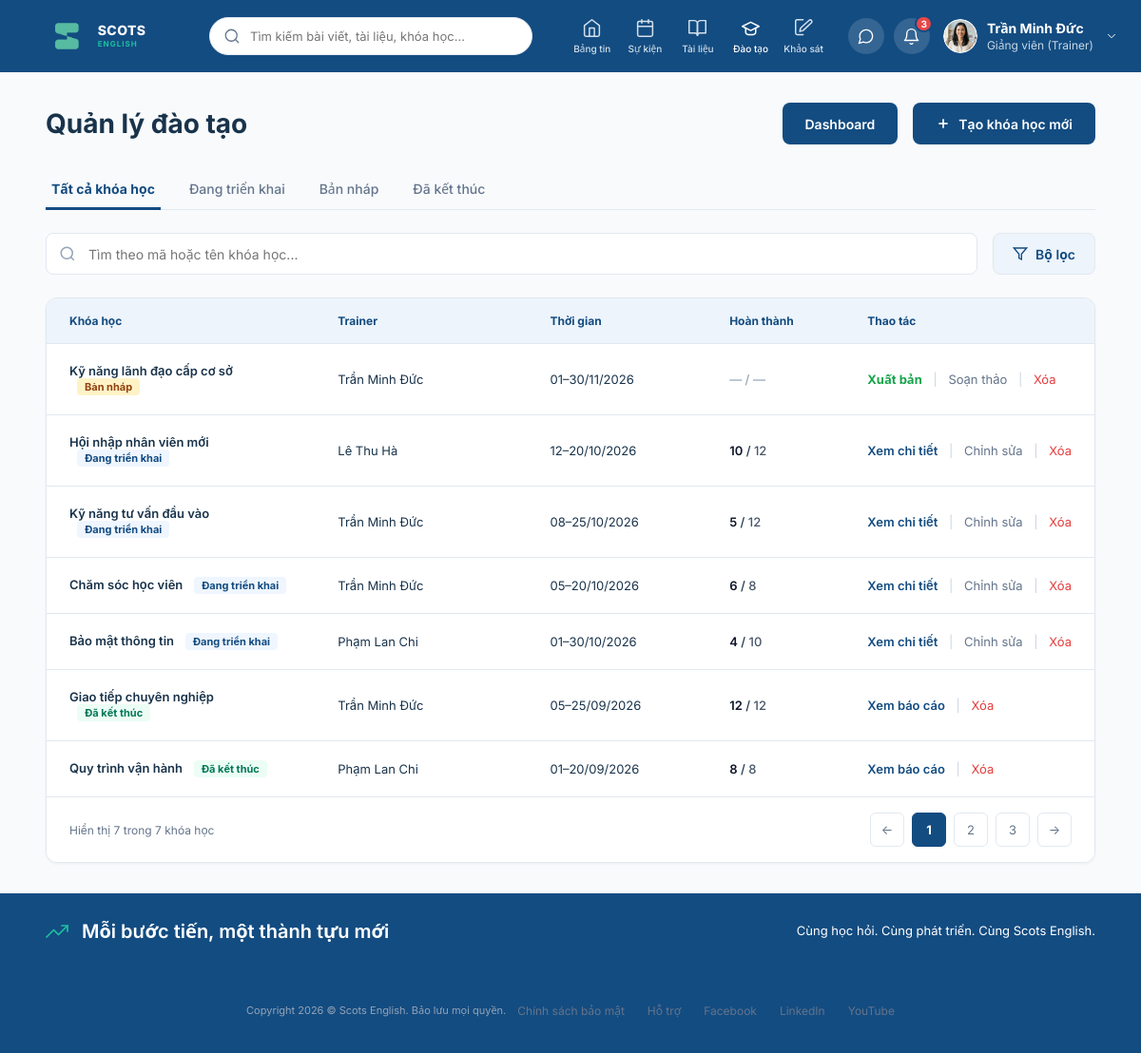
The page /courses/trainer/courses/ (signed in) on the database as committed earlier.
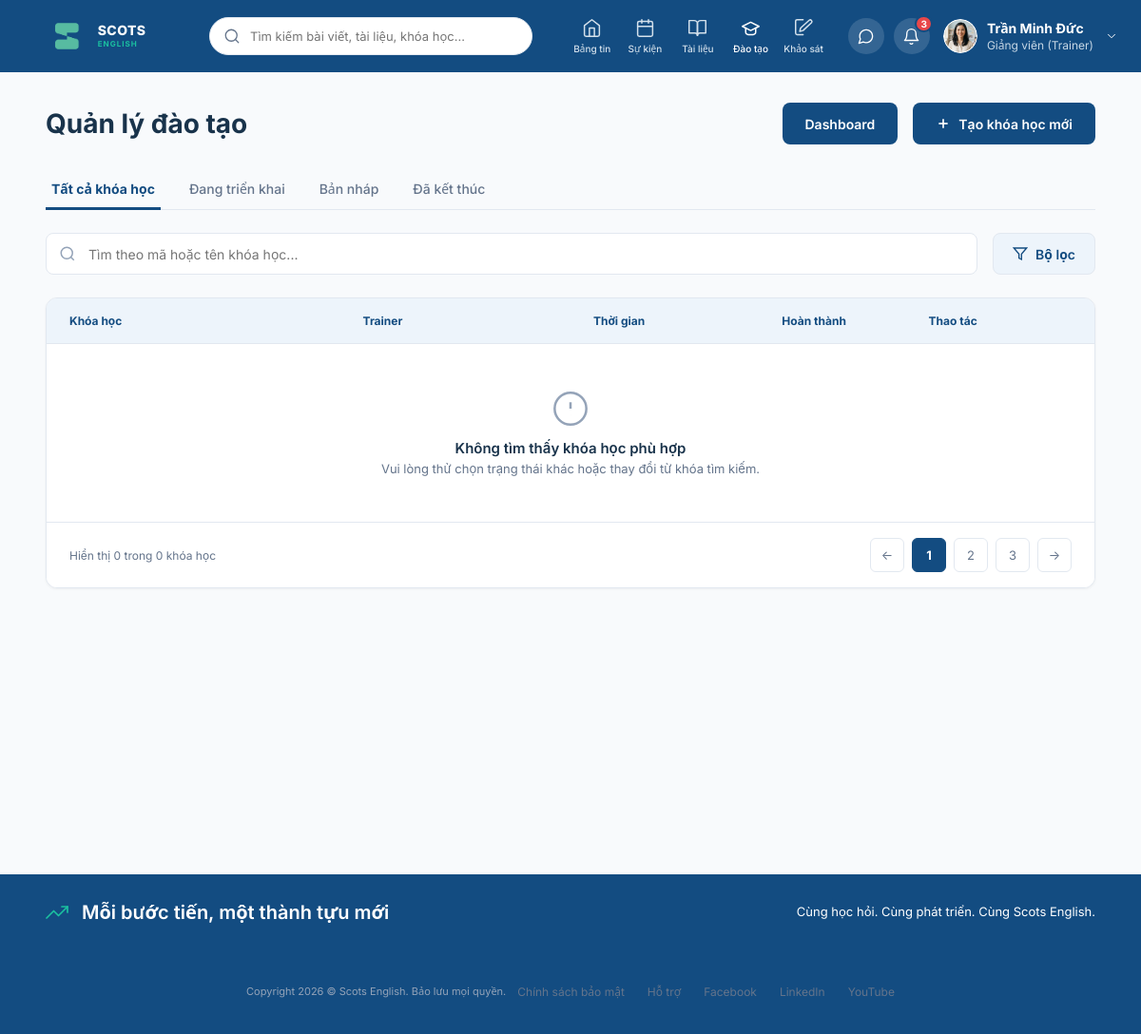
The same page on the database as committed later.
### courses/models.py (models this page shows, shortened)
class Course(models.Model):
    STATUS_CHOICES = [
        ('ongoing', 'Đang triển khai'),
        ('draft', 'Bản nháp'),
        ('completed', 'Đã kết thúc'),
    ]
    creator = models.ForeignKey(
        settings.AUTH_USER_MODEL,
        on_delete=models.CASCADE,
        related_name='created_courses',
        verbose_name='Người tạo (Trainer)'
    )
    code = models.CharField(
        max_length=50,
        unique=True,
        verbose_name='Mã khóa học',
        help_text='Ví dụ: KH-1026, KH-1027'
    )
    title = models.CharField(
        max_length=255,
        verbose_name='Tên / Tiêu đề khóa học'
    )
    description = models.TextField(
        blank=True,
        default='',
        verbose_name='Mô tả khóa học'
    )
    date_start = models.DateField(
        verbose_name='Ngày bắt đầu'
    )
    date_end = models.DateField(
        verbose_name='Ngày kết thúc'
    )
    status = models.CharField(
        max_length=20,
        choices=STATUS_CHOICES,
        default='ongoing',
        verbose_name='Trạng thái'
    )
    created_at = models.DateTimeField(
        auto_now_add=True,
        verbose_name='Ngày tạo'
    )
    updated_at = models.DateTimeField(
        auto_now=True,
        verbose_name='Cập nhật lần cuối'
    )
    class Meta:
        db_table = 'course'
        verbose_name = 'Khóa đào tạo'
        verbose_name_plural = 'Danh sách khóa đào tạo'
        ordering = ['-date_start', '-id']
    @property
    def total_enrolled(self):
        if hasattr(self, 'annotated_total_enrolled'):
            return self.annotated_total_enrolled
        return self.enrollments.count()
    @property
    def total_completed(self):
        if hasattr(self, 'annotated_total_completed'):
            return self.annotated_total_completed
        return self.enrollments.filter(is_completed=True).count()

### courses/views.py (the view, shortened to what this page needs)
# urls.py: path('trainer/courses/', views.trainer_courses, name='trainer_courses'),
def trainer_courses(request):
    if not request.user.is_authenticated:
        return redirect('/login/?next=' + request.path)
    if get_user_role(request.user) != 'trainer':
        return redirect('trainee_courses')
    tab = request.GET.get('tab', 'all')
    search_query = request.GET.get('q', '').strip()
    courses = Course.objects.all().select_related('creator').annotate(
        annotated_total_enrolled=Count('enrollments', distinct=True),
        annotated_total_completed=Count('enrollments', filter=Q(enrollments__is_completed=True), distinct=True)
    ).order_by('-date_start', '-id')
    if tab == 'ongoing':
        courses = courses.filter(status='ongoing')
    elif tab == 'draft':
        courses = courses.filter(status='draft')
    elif tab == 'completed':
        courses = courses.filter(status='completed')
    total_count = Course.objects.count()
    ongoing_count = Course.objects.filter(status='ongoing').count()
    draft_count = Course.objects.filter(status='draft').count()
    completed_count = Course.objects.filter(status='completed').count()
    trainers = User.objects.filter(is_staff=True).order_by('first_name')
    context = {
        'courses': courses,
        'current_tab': tab,
        'search_query': search_query,
        'total_count': total_count,
        'ongoing_count': ongoing_count,
        'draft_count': draft_count,
        'completed_count': completed_count,
        'trainers': trainers,
    }
    return render(request, 'trainer_courses.html', context)

### courses/views.py (called while the page is built)
def get_user_role(user):
    if not user or not user.is_authenticated:
        return None
    if user.is_staff or user.is_superuser:
        return 'trainer'
    if CourseAccess.objects.filter(emp=user, role__in=['trainer', 'assistant', 'manager']).exists():
        return 'trainer'
    if Course.objects.filter(creator=user).exists():
        return 'trainer'
    return 'trainee'

### posts/colleagues.py (called while the page is built)
def is_test_environment():
    return 'test' in sys.argv or getattr(settings, 'TESTING', False)

def get_profiles_file():
    if is_test_environment():
        return TEST_USER_PROFILES_FILE
    return USER_PROFILES_FILE

### posts/context_processors.py (called while the page is built)
def user_profile_context(request):
    if hasattr(request, 'user') and request.user.is_authenticated:
        details = get_profile_details(request.user)
        return {
            'current_user_profile': details,
            'current_user_avatar': details.get('avatar', '/static/img/profile_avatar_144.png')
        }
    return {
        'current_user_profile': {},
        'current_user_avatar': '/static/img/profile_avatar_144.png'
    }

### courses/templates/trainer_courses.html (shortened to what the changed rows need)
{% extends 'base.html' %}
{% load static %}
{% block content %}
<div class="trainer-workspace-figma">
  <header class="tf-heading">
    <h1 class="tf-title">Quản lý đào tạo</h1>
  </header>
  <div class="tf-table-card">
    <table class="tf-table">
      <thead>
        <tr>
          <th style="width: 28%;">Khóa học</th>
          <th style="width: 22%;">Trainer</th>
          <th style="width: 18%;">Thời gian</th>
          <th style="width: 14%;">Hoàn thành</th>
          <th style="width: 18%;">Thao tác</th>
        </tr>
      </thead>
                  <tbody id="courseTableBody">
        {% for course in courses %}
        <tr data-status="{{ course.status }}"
            data-trainer="{{ course.creator.id }}"
            data-start="{{ course.date_start|date:'Y-m-d' }}"
            data-end="{{ course.date_end|date:'Y-m-d' }}"
            data-search="{{ course.code|lower }} {{ course.title|lower }} {{ course.creator.first_name|lower }} {{ course.creator.last_name|lower }} {{ course.creator.get_full_name|lower }}">
          <td>
            <a href="/courses/trainer/courses/{{ course.id }}/" class="tf-course-title">{{ course.title }}</a>
            {% if course.status == 'draft' %}
              <span class="inline-flex items-center px-2 py-0.5 ml-2 text-[11px] font-bold rounded bg-amber-100 text-amber-800 border border-amber-200">Bản nháp</span>
            {% elif course.status == 'ongoing' %}
              <span class="inline-flex items-center px-2 py-0.5 ml-2 text-[11px] font-bold rounded bg-blue-50 text-[#134c81] border border-blue-200">Đang triển khai</span>
            {% elif course.status == 'completed' %}
              <span class="inline-flex items-center px-2 py-0.5 ml-2 text-[11px] font-bold rounded bg-emerald-50 text-emerald-700 border border-emerald-200">Đã kết thúc</span>
            {% endif %}
          </td>
          <td>{{ course.creator.first_name }} {{ course.creator.last_name }}</td>
          <td>{{ course.date_start|date:"d" }}–{{ course.date_end|date:"d/m/Y" }}</td>
          <td style="font-weight: 500;">
            {% if course.status == 'draft' %}
              <span style="color: #94a3b8;">— / —</span>
            {% else %}
              <span class="text-slate-900 font-semibold">{{ course.total_completed }}</span> / <span class="text-slate-600">{{ course.total_enrolled }}</span>
            {% endif %}
          </td>
          <td class="tf-actions-cell">
            {% if course.status == 'completed' %}
              <a href="/courses/trainer/courses/{{ course.id }}/dashboard/" class="tf-action-link">Xem báo cáo</a>
              <span class="tf-divider">|</span>
              <form method="POST" action="/courses/trainer/courses/{{ course.id }}/delete/" style="display:inline;" onsubmit="return confirm('Xác nhận kết thúc khóa học này?')">{% csrf_token %}<button type="submit" class="tf-action-delete" style="background:none;border:none;padding:0;cursor:pointer;font-size:13px;font-family:inherit;color:#e53e3e;">Xóa</button></form>
            {% elif course.status == 'draft' %}
              <form method="POST" action="/courses/trainer/courses/{{ course.id }}/publish/" style="display:inline;">{% csrf_token %}<button type="submit" style="background:none;border:none;padding:0;cursor:pointer;font-size:13px;font-family:inherit;color:#16a34a;font-weight:700;">Xuất bản</button></form>
              <span class="tf-divider">|</span>
              <a href="/courses/trainer/courses/{{ course.id }}/" class="tf-action-edit">Soạn thảo</a>
              <span class="tf-divider">|</span>
              <form method="POST" action="/courses/trainer/courses/{{ course.id }}/delete/" style="display:inline;" onsubmit="return confirm('Xác nhận kết thúc khóa học này?')">{% csrf_token %}<button type="submit" class="tf-action-delete" style="background:none;border:none;padding:0;cursor:pointer;font-size:13px;font-family:inherit;color:#e53e3e;">Xóa</button></form>
            {% else %}
              <a href="/courses/trainer/courses/{{ course.id }}/" class="tf-action-link">Xem chi tiết</a>
              <span class="tf-divider">|</span>
              <a href="/courses/trainer/courses/{{ course.id }}/" class="tf-action-edit">Chỉnh sửa</a>
              <span class="tf-divider">|</span>
              <form method="POST" action="/courses/trainer/courses/{{ course.id }}/delete/" style="display:inline;" onsubmit="return confirm('Xác nhận kết thúc khóa học này?')">{% csrf_token %}<button type="submit" class="tf-action-delete" style="background:none;border:none;padding:0;cursor:pointer;font-size:13px;font-family:inherit;color:#e53e3e;">Xóa</button></form>
            {% endif %}
          </td>
        </tr>
        {% empty %}
        <tr id="noCourseRow">
          <td colspan="5" style="text-align: center; padding: 48px 16px; color: #64748b;">
            <svg width="40" height="40" viewBox="0 0 24 24" fill="none" stroke="#94a3b8" stroke-width="1.5" style="margin: 0 auto 12px auto;"><circle cx="12" cy="12" r="10"></circle><line x1="12" y1="8" x2="12" y2="12"></line><line x1="12" y1="16" x2="12.01" y2="16"></line></svg>
            <p style="font-size: 15px; font-weight: 600; color: #19334b; margin: 0 0 4px 0;">Không tìm thấy khóa học phù hợp</p>
            <p style="font-size: 13px; margin: 0;">Vui lòng thử chọn trạng thái khác hoặc thay đổi từ khóa tìm kiếm.</p>
          </td>
        </tr>
        {% endfor %}
      </tbody>
    </table>
    <div class="tf-pagination">
      <span class="tf-result-count">Hiển thị {{ courses|length }} trong {{ total_count }} khóa học</span>
      <div class="tf-page-controls">
        <button type="button" class="tf-page-btn" aria-label="Trang trước">←</button>
        <button type="button" class="tf-page-btn active">1</button>
        <button type="button" class="tf-page-btn">2</button>
        <button type="button" class="tf-page-btn">3</button>
        <button type="button" class="tf-page-btn" aria-label="Trang sau">→</button>
      </div>
    </div>
  </div>
</div>
{% endblock %}

Rows that differ between the two databases and show on the page:
removed Course: title "Kỹ năng lãnh đạo cấp cơ sở", status "Bản nháp", creator.first_name "Trần Minh", creator.last_name "Đức", date_start "01", date_end "30/11/2026"
removed Course: title "Hội nhập nhân viên mới", status "Đang triển khai", creator.first_name "Lê Thu", creator.last_name "Hà", date_start "12", date_end "20/10/2026", total_completed "10", total_enrolled "12"
removed Course: title "Kỹ năng tư vấn đầu vào", status "Đang triển khai", creator.first_name "Trần Minh", creator.last_name "Đức", date_start "08", date_end "25/10/2026", total_completed "5", total_enrolled "12"
removed Course: title "Chăm sóc học viên", status "Đang triển khai", creator.first_name "Trần Minh", creator.last_name "Đức", date_start "05", date_end "20/10/2026", total_completed "6", total_enrolled "8"
removed Course: title "Bảo mật thông tin", status "Đang triển khai", creator.first_name "Phạm Lan", creator.last_name "Chi", date_start "01", date_end "30/10/2026", total_completed "4", total_enrolled "10"
removed Course: title "Giao tiếp chuyên nghiệp", status "Đã kết thúc", creator.first_name "Trần Minh", creator.last_name "Đức", date_start "05", date_end "25/09/2026", total_completed "12", total_enrolled "12"
removed Course: title "Quy trình vận hành", status "Đã kết thúc", creator.first_name "Phạm Lan", creator.last_name "Chi", date_start "01", date_end "20/09/2026", total_completed "8", total_enrolled "8"
Other text that changed with them:
{{ courses|length }}: "7" → "0"
{{ total_count }}: "7" → "0"
text now shown: "Không tìm thấy khóa học phù hợp Vui lòng thử chọn trạng thái khác hoặc thay đổi từ khóa tìm kiếm."
